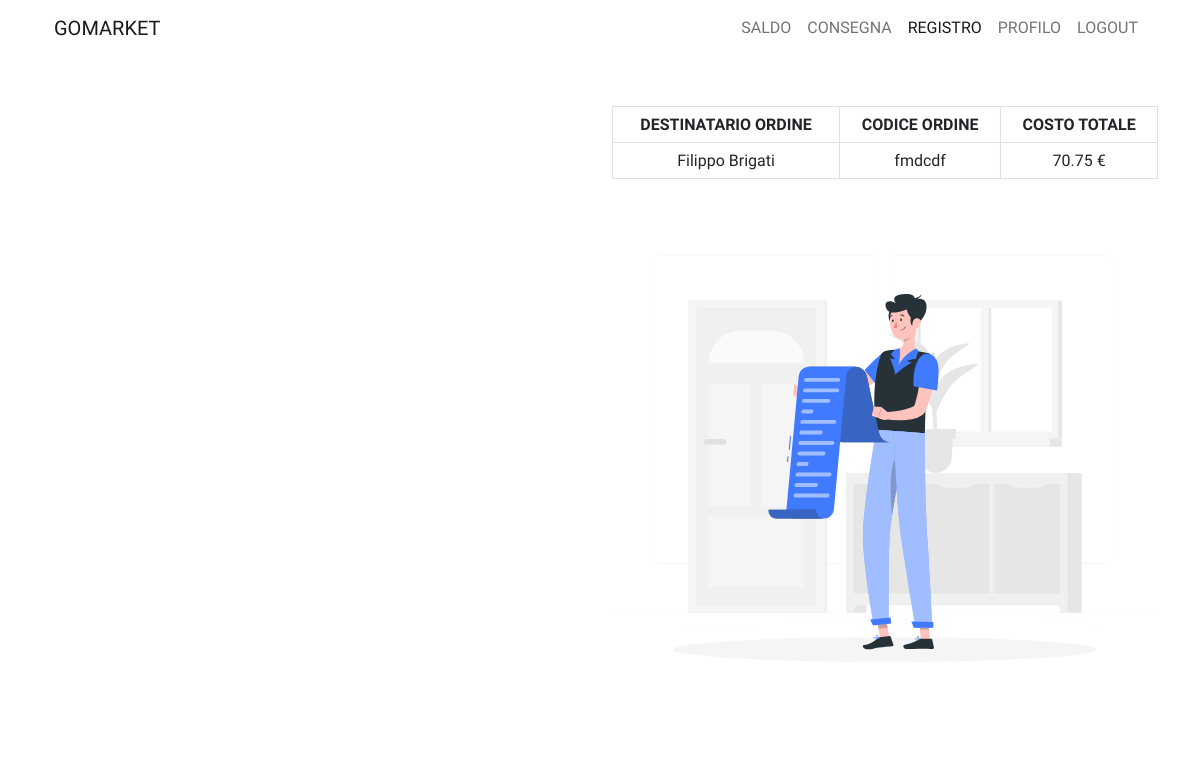
The app's page /page/fattorino/detordine.php?id=43 (signed in) with its own data.
### tables this page shows
CREATE TABLE `ordine` (
  `ID` int(3) NOT NULL,
  `codice_ordine` varchar(255) NOT NULL,
  `stato_ordine` int(1) NOT NULL,
  `totale_ordine` float NOT NULL,
  `data_ordine` date NOT NULL,
  `fk_id_utente` int(3) NOT NULL
);

CREATE TABLE `utente` (
  `ID` int(3) NOT NULL,
  `nome` varchar(255) NOT NULL,
  `cognome` varchar(255) NOT NULL,
  `indirizzo_email` varchar(255) NOT NULL,
  `pwd` varchar(255) NOT NULL,
  `nome_utente` varchar(255) NOT NULL,
  `codice_fiscale` varchar(255) NOT NULL,
  `data_di_nascita` date NOT NULL,
  `ruolo` int(1) NOT NULL
);

### method/funzioni.php (called while the page is built, shortened)
<?php
    function connessione($sql, $base) {
		$conn = mysqli_connect("localhost", "root", "", $base);
		$resultset = $conn->query($sql);
		$righe = mysqli_fetch_all($resultset, MYSQLI_ASSOC);
		return $righe;
	}
?>

### page/fattorino/detordine.php (the view, shortened to what this page needs)
<?php
    include('../../method/funzioni.php');
    if(!isset($_SESSION["ID_CLIENTE"]) or !isset($_GET["id"])) {
        $nav = "
            <nav class='navbar sticky-top navbar-expand-lg navbar-light bg-white'>
                <div class='container-fluid'>
                <a class='navbar-brand' href='../../index.php'>GOMARKET</a>
                <button class='navbar-toggler' type='button' data-bs-toggle='collapse' data-bs-target='#navbarNav' aria-controls='navbarNav' aria-expanded='false' aria-label='Toggle navigation'>
                    <span class='navbar-toggler-icon'></span>
                </button>
                <div class='collapse navbar-collapse justify-content-end' id='navbarNav'>
                    <ul class='navbar-nav'>
                    <li class='nav-item'>
                        <a class='nav-link' href='../registrazione.php'>REGISTRATI</a>
                    </li>
                    <li class='nav-item'>
                        <a class='nav-link' href='../login.php'>ACCEDI</a>
                    </li>
                    </ul>
                </div>
                </div>
            </nav>
        ";
        $body = "
            <div class='container'>
                <div class='container row'>
                <div class='col-2'></div>
                <div class='col-8 first-item'>
                    <img src='../../assets/04.svg' class='img-fluid mx-auto d-block'>
                    </div>
                </div>
            </div>
        ";
    }else {
        $sql = "SELECT * FROM ordine INNER JOIN utente ON ordine.fk_id_utente = utente.ID WHERE ordine.ID = {$_GET["id"]}";
        $risultato = connessione($sql, "gomarket");
        $nav = "
            <nav class='navbar sticky-top navbar-expand-lg navbar-light bg-white'>
                <div class='container-fluid'>
                <a class='navbar-brand' href='../../index.php'>GOMARKET</a>
                <button class='navbar-toggler' type='button' data-bs-toggle='collapse' data-bs-target='#navbarNav' aria-controls='navbarNav' aria-expanded='false' aria-label='Toggle navigation'>
                    <span class='navbar-toggler-icon'></span>
                </button>
                <div class='collapse navbar-collapse justify-content-end' id='navbarNav'>
                    <ul class='navbar-nav'>
                    <li class='nav-item'>
                        <a class='nav-link' href='./portafoglio.php'>SALDO</a>
                    </li>
                    <li class='nav-item'>
                        <a class='nav-link' href='./nconsegna.php'>CONSEGNA</a>
                    </li>
                    <li class='nav-item'>
                        <a class='nav-link active' href='./registroconsegne.php'>REGISTRO</a>
                    </li>
                    <li class='nav-item'>
                        <a class='nav-link' href='../profilo.php'>PROFILO</a>
                    </li>
                    <li class='nav-item'>
                        <a class='nav-link' href='../../method/logout.php'>LOGOUT</a>
                    </li>
                    </ul>
                </div>
                </div>
            </nav>
        ";
        $body = "
            <div class='row first-item'>
                <div class='col-md-6'>
                </div>
                <div class='col-md-6'>
                    <table class='table table-bordered'>
                        <thead class='align-middle text-center'>
                            <tr>
                                <th>DESTINATARIO ORDINE</th>
                                <th>CODICE ORDINE</th>
                                <th>COSTO TOTALE</th>
                            </tr>
                        </thead>
                        <tbody class='align-middle text-center'>
                            <tr>
                                <td>{$risultato[0]["nome"]} {$risultato[0]["cognome"]}</td>
                                <td>{$risultato[0]["codice_ordine"]}</td>
                                <td>{$risultato[0]["totale_ordine"]} €</td>
                            </tr>
                        </tbody>
                    </table>
                    <img src='../../assets/09.svg' class='img-fluid mx-auto d-block'>
                </div>
            </div>
        ";
    }
    $html = "
        <html>
            <head>
            <meta charset='utf-8'>
            <meta name='viewport' content='width=device-width, initial-scale=1'>
            <link href='https://cdn.jsdelivr.net/npm/bootstrap@5.0.0-beta1/dist/css/bootstrap.min.css' rel='stylesheet'>
            <link rel='preconnect' href='https://fonts.gstatic.com'>
            <link href='https://fonts.googleapis.com/css2?family=Inter:wght@500&display=swap' rel='stylesheet'>
            <link rel='stylesheet' href='../../style/style.css'>
            <title>GoMarket</title>
            </head>
            <body>
                <div class='container-lg'>
                    {$nav}
                    {$body}
                </div>
                <script src='https://cdn.jsdelivr.net/npm/bootstrap@5.0.0-beta2/dist/js/bootstrap.bundle.min.js'></script>
            </body>
        </html>
    ";
    print_r($html);
?>

### style/style.css (style rules this page uses)
body { font-family: 'Lexend', sans-serif; }
.first-item { padding-top: 50px; }

### records on screen
ordine: utente.nome "Filippo", utente.cognome "Brigati", codice_ordine "fmdcdf", totale_ordine "70.75"
